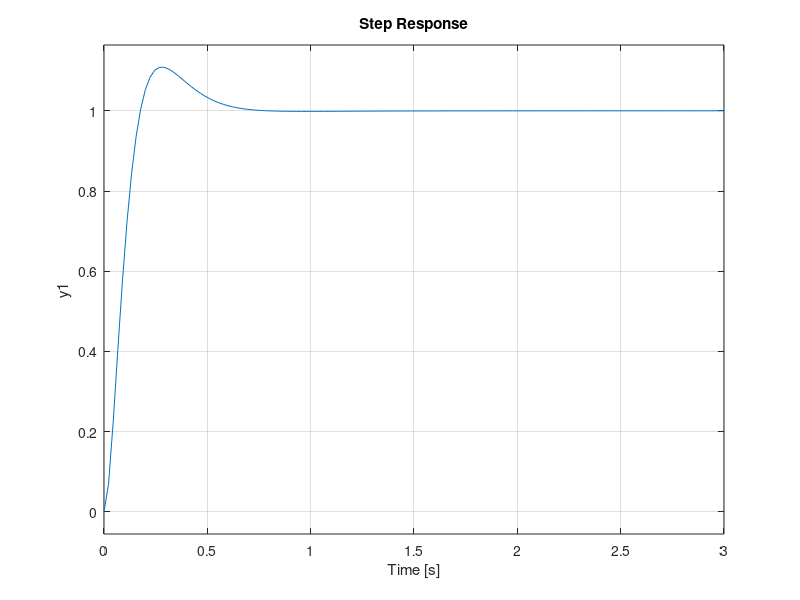

MATLAB code to generate this figure: (Note: this script raises an error after producing the figure.)
%%%analysis of compensator of control system II final project
clear all
clc
%%%%define plant
num = [6.945];
den = [1 14.29 0];
plant = tf(num,den);
%define closed loop TF
nu = [361.7 2894 5426];
de = [1 40.04 565.4 3200 5426];
cltf = tf(nu,de);
%Compute controller via CLTF and plant
%Assume the model as united feedback
controller = cltf/plant/(1-cltf);
%compute error function
err = 1/(1+controller*plant);
oltf = controller * plant;
figure(1)
step(cltf)
stepinfo(cltf)

figure(2)
step(err)
stepinfo(err)

figure(3)
step(controller)
stepinfo(controller)

